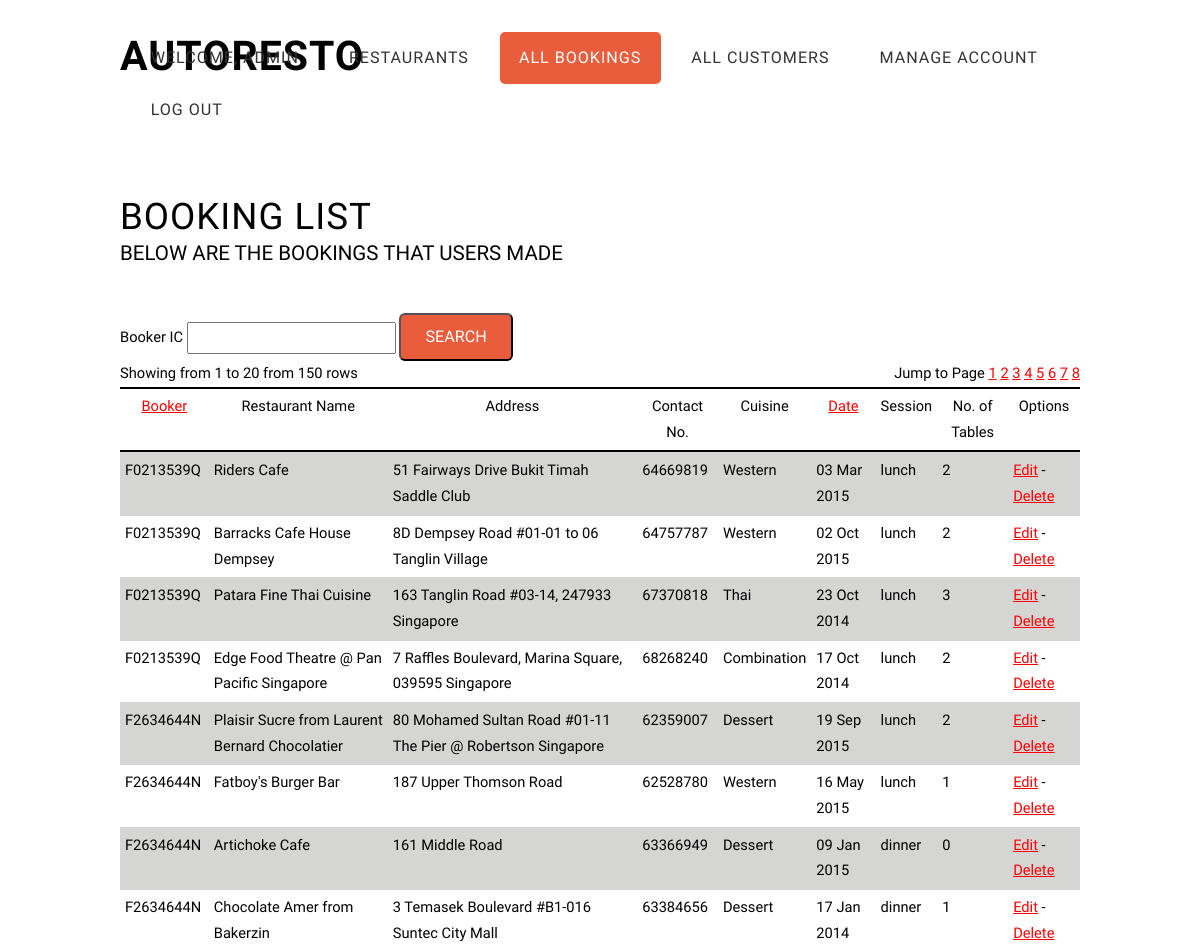
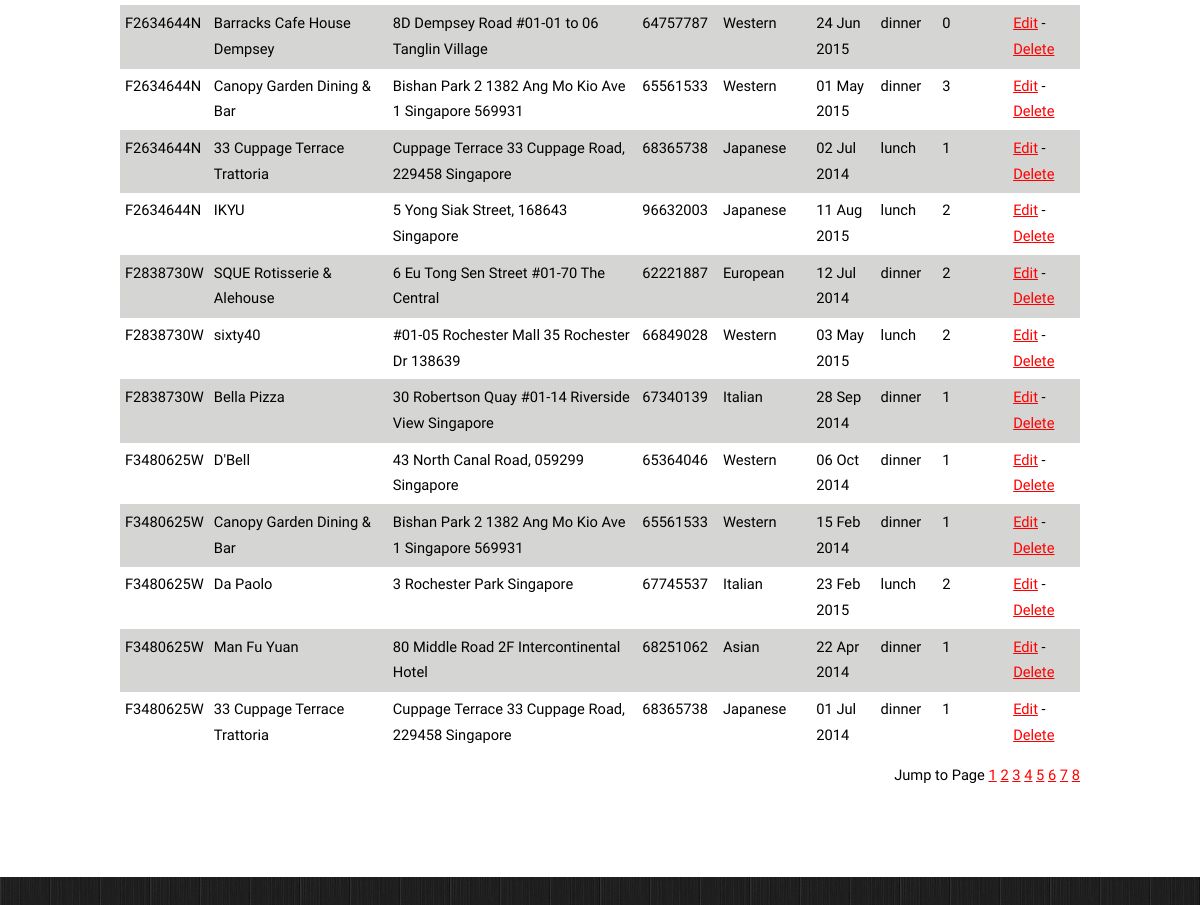
/booking_list_admin.php (signed in), run on the app's committed database (2 pictures, top to bottom).
### tables this page shows
CREATE TABLE IF NOT EXISTS `customer` (
  `name` varchar(256) NOT NULL,
  `email` varchar(256) DEFAULT NULL,
  `ic_no` char(20) NOT NULL,
  `contact_no` char(10) DEFAULT NULL,
  `active` tinyint(1) NOT NULL DEFAULT '1',
  `password` varchar(256) DEFAULT NULL,
  `isAdmin` tinyint(1) NOT NULL DEFAULT '0',
  PRIMARY KEY (`ic_no`)
);

CREATE TABLE IF NOT EXISTS `booking` (
  `booker_ic_no` char(20) NOT NULL DEFAULT '',
  `restaurant_contact_no` char(10) NOT NULL DEFAULT '',
  `date` date NOT NULL DEFAULT '0000-00-00',
  `session` char(10) NOT NULL DEFAULT '',
  `booked1seaters` int(11) NOT NULL DEFAULT '0',
  `booked2seaters` int(11) NOT NULL DEFAULT '0',
  `booked4seaters` int(11) NOT NULL DEFAULT '0',
  PRIMARY KEY (`booker_ic_no`,`restaurant_contact_no`,`date`,`session`),
  KEY `restaurant_contact_no` (`restaurant_contact_no`),
  CONSTRAINT `booking_ibfk_1` FOREIGN KEY (`restaurant_contact_no`) REFERENCES `restaurant` (`contact_no`) ON UPDATE CASCADE,
  CONSTRAINT `booking_ibfk_2` FOREIGN KEY (`booker_ic_no`) REFERENCES `customer` (`ic_no`) ON UPDATE CASCADE ON DELETE CASCADE
);

CREATE TABLE IF NOT EXISTS `restaurant` (
  `restaurant_name` varchar(256) NOT NULL,
  `address` varchar(256) NOT NULL,
  `contact_no` char(10) NOT NULL,
  `cuisine` char(255) DEFAULT NULL,
  `total1seaters` int(11) NOT NULL DEFAULT '0',
  `total2seaters` int(11) NOT NULL DEFAULT '0',
  `total4seaters` int(11) NOT NULL DEFAULT '0',
  `open` tinyint(1) NOT NULL DEFAULT '1',
  PRIMARY KEY (`contact_no`)
);

### constant.php (called while the page is built, shortened)
<?php
    $rows_each_page = 20;
    $db_location = "localhost";
    $db_name = "autoresto";
    $db_username = "root";
    $db_password = "";
    $customer_name = "name";
    $customer_ic_no = "ic_no";
    $customer_is_admin = "isAdmin";
    $restaurant_contact_no = "contact_no";
?>

### customer.php (called while the page is built, shortened)
<?php
	Class Customer
	{
            private static $dbOperation;
            public function Customer()
            {
                self::$dbOperation = new DBOperation("customer");
            }
            public static function isAdmin($ic_no){
                global $customer_ic_no;
                global $empty_string;
                global $customer_is_admin;
                $arrQuery[$customer_ic_no] = $ic_no;
                $rows = self::$dbOperation->get($arrQuery,$empty_string);
                $totalRows = count($rows);
                if ($totalRows == 1){
                    $cust = $rows[0];
                    if($cust[$customer_is_admin] == true){
                        return true;
                    }
                }
                return false;
            }
            public static function getCustomerName($ic_number) {
                global $customer_name;
                global $customer_ic_no;
                $cond = array();
                $cond[$customer_ic_no] = $ic_number;
                $result = self::$dbOperation->get($cond);
                $row = $result[0];
                return $row[$customer_name];
            }
	};
?>

### dboperation.php (called while the page is built, shortened)
<?php
	Class DBOperation
	{
		private $tableName;
		private static $dbHandler;
		public function DBOperation($tableName)
		{
			$this->tableName = $tableName;
			self::$dbHandler = new DBHandler();
		}
                private function commandiseCondition($condition)
                {
                    $conditionCommand = "";
                    foreach ($condition as $key => $value)
                    {
                        $conditionCommand = $conditionCommand.$key." = \"".$value."\"";
                    }
                    return $conditionCommand;
                }
                public function get($conditions,$sortBy = "")
		{
                    $conditionCommand = $this->commandiseCondition($conditions);
                    $query = "SELECT * FROM ".$this->tableName;
                    if ($conditionCommand != "")
                    {
                        $query = $query." WHERE ".$conditionCommand;
                    }
                    return self::$dbHandler->getQuery($query);
		}
		public function getAll()
		{
			$query = "SELECT * FROM ".$this->tableName;
			return self::$dbHandler->getQuery($query);
		}
	};
?>

### dbhandler.php (called while the page is built, shortened)
<?php
    Class DBHandler
    {
        private $con;
        public function DBHandler()
	{
            global $db_location;
            global $db_name;
            global $db_password;
            global $db_username;
            $this->con = mysqli_connect($db_location,$db_username,$db_password,$db_name);
	}
	public function getQuery($query)
	{
            $result = mysqli_query($this->con,$query);
            $data = array();
            $i = 0;
            while ($data[$i++] = mysqli_fetch_array($result));
            unset($data[count($data)-1]);
            return $data;
	}
    };
?>

### eventhandler.php (called while the page is built, shortened)
<?php
    Class EventHandler
    {
        public function getRestaurantDetails($resto_contact_number)
        {
            return Restaurant::getRestaurantDetails($resto_contact_number);
        }
        public function getAllBookings()
        {
            return Booking::getAllBookings();
        }
        public function getCustomerName($ic_number)
        {
            return Customer::getCustomerName($ic_number);
        }
        public function isAdmin($ic_no)
        {
            return Customer::isAdmin($ic_no);
        }
    };
?>

### booking.php (called while the page is built, shortened)
<?php
Class Booking
	{
            private static $dbOperation;
            public function Booking()
            {
                self::$dbOperation = new DBOperation("booking");
            }
            public static function getAllBookings()
            {
                return self::$dbOperation->getAll();
            }
	};
?>

### restaurant.php (called while the page is built, shortened)
<?php
    include "constant.php";
    Class Restaurant
    {
        private static $dbOperation;
        public function Restaurant()
        {
            self::$dbOperation = new DBOperation("restaurant");
        }
        public static function getRestaurantDetails($resto_contact_number)
        {
            global $restaurant_contact_no;
            global $empty_string;
            $arrQuery = array();
            $arrQuery[$restaurant_contact_no] = $resto_contact_number;
            $rows = self::$dbOperation->get($arrQuery,$empty_string);
            if(count($rows) == 1){
                return $rows[0];
            }
            return false;
        }
    };
?>

### booking_list_admin.php (the view, shortened to what this page needs)
<html>
<head>
    <?php
    include "htmlHeader.php";
    ?>
</head>
<body class="homepage">
    <?php
        include "headerPage.php";
        ?>
        <div id="page">
            <div class="container">
                <div class="row">
                    <div class="15u">
                        <section>
                            <header>
                                <h2>Booking List</h2>
                                <span class="byline">Below are the bookings that users made</span>
                            </header>
                            <?php
                                $page = 0;
                                $bookingRows = $eventHandler->getAllBookings();
                            ?>
                            <form id="filtering" method="post">
                                    Booker IC <input name="booker_ic" id="booker_ic" type="text" value=""/>
                                    <input type="submit" name="search" id="search" class="button" value="Search"/>
                                </form>
                            <div class="page_button"></div>
                            <form name="table">
                                <table>
                                    <tr>
                                        <th><a href="?order_by=booker_ic_no">Booker </a></th>
                                        <th> Restaurant Name </a></th>
                                        <th> Address </th>
                                        <th> Contact No. </th>
                                        <th> Cuisine </a></th>
                                        <th><a href="?order_by=date">Date </a></th>
                                        <th> Session </th>
                                        <th> No. of Tables </th>
                                        <th> Options </th>
                                    </tr>
                                    <?php
                                        global $rows_each_page;
                                        if (sizeof($bookingRows) > 0){
                                            $numPages = ceil(sizeof($bookingRows) / $rows_each_page);
                                            $page = min($page,$numPages - 1);
                                            $firstRow = $page * $rows_each_page;
                                            $lastRow = min(($page+1) * $rows_each_page,sizeof($bookingRows)) - 1;
                                            for ($i = $firstRow; $i <= $lastRow; ++$i){
                                                $row = $bookingRows[$i];
                                                $restaurant = $eventHandler->getRestaurantDetails($row['restaurant_contact_no']);
                                            ?>
                                                <tr>
                                                    <td> <?= $row['booker_ic_no'] ?> </td>
                                                    <td> <?= $restaurant['restaurant_name'] ?> </td>
                                                    <td> <?= $restaurant['address'] ?> </td>
                                                    <td> <?= $restaurant['contact_no'] ?> </td>
                                                    <td> <?= $restaurant['cuisine'] ?> </td>
                                                    <td> <?= date('d M Y', strtotime($row['date'])) ?> </td>
                                                    <td> <?= $row['session'] ?> </td>
                                                    <td> <?= $row['booked1seaters'] + $row['booked2seaters'] + $row['booked4seaters'] ?> </td>
                                                    <td>
                                                    <?php
                                                        $booker_ic_no = $row['booker_ic_no'];
                                                        $contact_no = $restaurant['contact_no'];
                                                        $date = $row['date'];
                                                        $session = $row['session'];
                                                        echo "<a href=\"booking_new.php?booker_ic_no=$booker_ic_no&contact_no=$contact_no&date=$date&session=$session&page_mode=edit\">Edit</a> - <a href=\"booking_delete.php?restaurant_contact_no=$contact_no&date=$date&session=$session\">Delete</a>";
                                                    ?>
                                                    </td>
                                                </tr>
                                            <?php
                                            }
                                        } else {
                                            echo "<tr><td colspan='9'>There are no bookings to display.</td></tr>";
                                        }
                                    ?>
                                </table>
                            </form>
                            <div class="page_button"></div>
                        </section>
                    </div>
                </div>
            </div>
    </div>
</body>
</html>

### headerPage.php
<div id="header">
        <div class="container">
            <div id="logo">
                <h1><a href="./">AutoResto</a></h1>
            </div>
            <nav id="nav">
                <ul>
                    <li class="name"><a>Welcome,
                    <?php
                        echo $eventHandler->getCustomerName($ic_number);
                    ?>
                        </a></li>
                    <li class="index"><a href="./">Restaurants</a></li>
                    <?php
                        if ($isAdmin) {
                            echo "<li class=\"booking_list\"><a href=\"booking_list_admin.php\">All Bookings</a></li>";
                            echo "<li class=\"all_customers\"><a href=\"customer_list_admin.php\">All Customers</a></li>";
                        }
                        else {
                            echo "<li class=\"booking_list\"><a href=\"booking_list.php\">My Bookings</a></li>";
                        }
                    ?>
                    <li class="manage_account"><a href="manage_account.php">Manage Account</a></li>
                    <li class="logout"><a href="login.php">Log Out</a></li>
                </ul>
            </nav>
        </div>
</div>

### css/custom.css (style rules this page uses)
.page_button { float:right; }

### css/style.css (style rules this page uses)
body { background: #202020 url(images/img01.jpg) repeat; }
body,input,textarea,select { font-family: 'Roboto Condensed', sans-serif; font-weight: 300; font-size: 11pt; line-height: 1.75em; }
h1,h2,h3,h4,h5,h6 { letter-spacing: 1px; text-transform: uppercase; font-weight: 300; }
h1 a, h2 a, h3 a, h4 a, h5 a, h6 a { color: inherit; text-decoration: none; }
a { color: #ff0000; }
p, ul, ol, dl, table { margin-bottom: 1em; }
header { margin-bottom: 2em; line-height: 1.7em; }
header h2 { font-size: 2.5em; }
header .byline { display: block; margin: 0.5em 0 0 0; padding: 0 0 0.5em 0; text-transform: uppercase; font-size: 1.4em; }
table { border-collapse: separate; border-spacing: 0; margin: 0 0 10px; padding: 0; width: 100%; }
td, th { padding: 5px; display: table-cell; vertical-align: inherit; border-top: 1px solid #d5d5d5; }
th { border-bottom: 2px solid black; border-top: 2px solid black; }
tr:nth-child(even) { background-color: #d5d5d4; }
section, article { margin-bottom: 3em; }
section:last-child, article:last-child { margin-bottom: 0; }
.button { position: relative; display: inline-block; margin-top: 0.5em; padding: 0.50em 1.5em; background: #e95d3c; border-radius: 6px; text-decoration: none; text-transform: uppercase; font-size: 1.1em; color: #FFF; -moz-transition: color 0.35s ease-in-out, background-color 0.35s ease-in-out; -webkit-transition: color 0.35s ease-in-out, background-color 0.35s ease-in-out; -o-transition: color 0.35s ease-in-out, background-color 0.35s ease-in-out; -ms-transition: color 0.35s ease-in-out, background-color 0.35s ease-in-out; transition: color 0.35s ease-in-out, background-color 0.35s ease-in-out; cursor: pointer; }
#header { position: relative; background: #FFF; }
#header .container { position: relative; padding: 4em 0em; }
#logo { position: absolute; left: 0em; top: 3em; }
#logo a { display: block; text-decoration: none; font-size: 2.8em; font-weight: 600; }
#nav { position: absolute; right: 0em; top: 2.2em; }
#nav > ul > li { float: left; }
#nav > ul > li:last-child { padding-right: 0; }
#nav > ul > li > a, #nav > ul > li > span { display: block; margin-left: 0.7em; padding: 0.80em 1.2em; letter-spacing: 0.06em; text-decoration: none; text-transform: uppercase; font-size: 1.1em; outline: 0; color: #333; }
#nav li.active a { background: #e95d3c; border-radius: 5px; color: #FFF; }
#page { position: relative; background: #fff; }

### css/style-desktop.css (style rules this page uses)
body,input,textarea,select { font-size: 11pt; }
#page { padding: 2em 0em 6em 0em; }
.homepage #page { padding: 6em 0em; }

### data on the page
customer: name "ADMIN"
booking: booker_ic_no "F0213539Q", restaurant_contact_no.restaurant_name "Riders Cafe", restaurant_contact_no.address "51 Fairways Drive Bukit Timah Saddle Club", restaurant_contact_no.contact_no "64669819", restaurant_contact_no.cuisine "Western", date "03 Mar 2015", session "lunch", booked1seaters "2"
booking: booker_ic_no "F0213539Q", restaurant_contact_no.restaurant_name "Barracks Cafe House Dempsey", restaurant_contact_no.address "8D Dempsey Road #01-01 to 06 Tanglin Village", restaurant_contact_no.contact_no "64757787", restaurant_contact_no.cuisine "Western", date "02 Oct 2015", session "lunch", booked1seaters "2"
booking: booker_ic_no "F0213539Q", restaurant_contact_no.restaurant_name "Patara Fine Thai Cuisine", restaurant_contact_no.address "163 Tanglin Road #03-14, 247933 Singapore", restaurant_contact_no.contact_no "67370818", restaurant_contact_no.cuisine "Thai", date "23 Oct 2014", session "lunch", $row['booked1seaters'] + $row['booked2seaters'] + $row['booked4seaters'] "3"
booking: booker_ic_no "F0213539Q", restaurant_contact_no.restaurant_name "Edge Food Theatre @ Pan Pacific Singapore", restaurant_contact_no.address "7 Raffles Boulevard, Marina Square, 039595 Singapore", restaurant_contact_no.contact_no "68268240", restaurant_contact_no.cuisine "Combination", date "17 Oct 2014", session "lunch", booked1seaters "2"
booking: booker_ic_no "F2634644N", restaurant_contact_no.restaurant_name "Plaisir Sucre from Laurent Bernard Chocolatier", restaurant_contact_no.address "80 Mohamed Sultan Road #01-11 The Pier @ Robertson Singapore", restaurant_contact_no.contact_no "62359007", restaurant_contact_no.cuisine "Dessert", date "19 Sep 2015", session "lunch", booked1seaters "2"
booking: booker_ic_no "F2634644N", restaurant_contact_no.restaurant_name "Fatboy's Burger Bar", restaurant_contact_no.address "187 Upper Thomson Road", restaurant_contact_no.contact_no "62528780", restaurant_contact_no.cuisine "Western", date "16 May 2015", session "lunch", booked2seaters "1"
booking: booker_ic_no "F2634644N", restaurant_contact_no.restaurant_name "Artichoke Cafe", restaurant_contact_no.address "161 Middle Road", restaurant_contact_no.contact_no "63366949", restaurant_contact_no.cuisine "Dessert", date "09 Jan 2015", session "dinner", booked1seaters "0"
booking: booker_ic_no "F2634644N", restaurant_contact_no.restaurant_name "Chocolate Amer from Bakerzin", restaurant_contact_no.address "3 Temasek Boulevard #B1-016 Suntec City Mall", restaurant_contact_no.contact_no "63384656", restaurant_contact_no.cuisine "Dessert", date "17 Jan 2014", session "dinner", booked1seaters "1"
booking: booker_ic_no "F2634644N", restaurant_contact_no.restaurant_name "Barracks Cafe House Dempsey", restaurant_contact_no.address "8D Dempsey Road #01-01 to 06 Tanglin Village", restaurant_contact_no.contact_no "64757787", restaurant_contact_no.cuisine "Western", date "24 Jun 2015", session "dinner", booked1seaters "0"
booking: booker_ic_no "F2634644N", restaurant_contact_no.restaurant_name "Canopy Garden Dining & Bar", restaurant_contact_no.address "Bishan Park 2 1382 Ang Mo Kio Ave 1 Singapore 569931", restaurant_contact_no.contact_no "65561533", restaurant_contact_no.cuisine "Western", date "01 May 2015", session "dinner", $row['booked1seaters'] + $row['booked2seaters'] + $row['booked4seaters'] "3"
booking: booker_ic_no "F2634644N", restaurant_contact_no.restaurant_name "33 Cuppage Terrace Trattoria", restaurant_contact_no.address "Cuppage Terrace 33 Cuppage Road, 229458 Singapore", restaurant_contact_no.contact_no "68365738", restaurant_contact_no.cuisine "Japanese", date "02 Jul 2014", session "lunch", booked1seaters "1"
booking: booker_ic_no "F2634644N", restaurant_contact_no.restaurant_name "IKYU", restaurant_contact_no.address "5 Yong Siak Street, 168643 Singapore", restaurant_contact_no.contact_no "96632003", restaurant_contact_no.cuisine "Japanese", date "11 Aug 2015", session "lunch", booked1seaters "2"
booking: booker_ic_no "F2838730W", restaurant_contact_no.restaurant_name "SQUE Rotisserie & Alehouse", restaurant_contact_no.address "6 Eu Tong Sen Street #01-70 The Central", restaurant_contact_no.contact_no "62221887", restaurant_contact_no.cuisine "European", date "12 Jul 2014", session "dinner", $row['booked1seaters'] + $row['booked2seaters'] + $row['booked4seaters'] "2"
booking: booker_ic_no "F2838730W", restaurant_contact_no.restaurant_name "sixty40", restaurant_contact_no.address "#01-05 Rochester Mall 35 Rochester Dr 138639", restaurant_contact_no.contact_no "66849028", restaurant_contact_no.cuisine "Western", date "03 May 2015", session "lunch", booked1seaters "2"
booking: booker_ic_no "F2838730W", restaurant_contact_no.restaurant_name "Bella Pizza", restaurant_contact_no.address "30 Robertson Quay #01-14 Riverside View Singapore", restaurant_contact_no.contact_no "67340139", restaurant_contact_no.cuisine "Italian", date "28 Sep 2014", session "dinner", booked2seaters "1"
booking: booker_ic_no "F3480625W", restaurant_contact_no.restaurant_name "D'Bell", restaurant_contact_no.address "43 North Canal Road, 059299 Singapore", restaurant_contact_no.contact_no "65364046", restaurant_contact_no.cuisine "Western", date "06 Oct 2014", session "dinner", booked2seaters "1"
booking: booker_ic_no "F3480625W", restaurant_contact_no.restaurant_name "Canopy Garden Dining & Bar", restaurant_contact_no.address "Bishan Park 2 1382 Ang Mo Kio Ave 1 Singapore 569931", restaurant_contact_no.contact_no "65561533", restaurant_contact_no.cuisine "Western", date "15 Feb 2014", session "dinner", booked1seaters "1"
booking: booker_ic_no "F3480625W", restaurant_contact_no.restaurant_name "Da Paolo", restaurant_contact_no.address "3 Rochester Park Singapore", restaurant_contact_no.contact_no "67745537", restaurant_contact_no.cuisine "Italian", date "23 Feb 2015", session "lunch", $row['booked1seaters'] + $row['booked2seaters'] + $row['booked4seaters'] "2"
booking: booker_ic_no "F3480625W", restaurant_contact_no.restaurant_name "Man Fu Yuan", restaurant_contact_no.address "80 Middle Road 2F Intercontinental Hotel", restaurant_contact_no.contact_no "68251062", restaurant_contact_no.cuisine "Asian", date "22 Apr 2014", session "dinner", booked1seaters "1"
booking: booker_ic_no "F3480625W", restaurant_contact_no.restaurant_name "33 Cuppage Terrace Trattoria", restaurant_contact_no.address "Cuppage Terrace 33 Cuppage Road, 229458 Singapore", restaurant_contact_no.contact_no "68365738", restaurant_contact_no.cuisine "Japanese", date "01 Jul 2014", session "dinner", booked2seaters "1"
